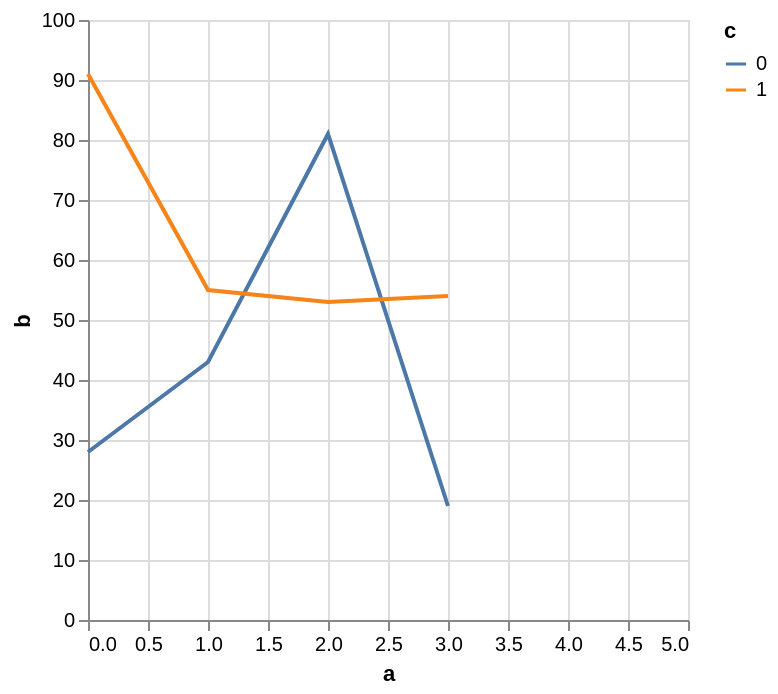

Vega-Lite specification stored for this chart:
### Vega specification from a JSON file in a GitHub repository (floating-point values rounded to 4 significant figures)
{"$schema": "https://vega.github.io/schema/vega/v5.json", "background": "white", "padding": 5, "width": 300, "height": 300, "style": "cell", "data": [{"name": "source_0", "values": [{"a": 0, "b": 28, "c": 0}, {"a": 0, "b": 91, "c": 1}, {"a": 1, "b": 43, "c": 0}, {"a": 1, "b": 55, "c": 1}, {"a": 2, "b": 81, "c": 0}, {"a": 2, "b": 53, "c": 1}, {"a": 3, "b": 19, "c": 0}]}, {"name": "data_0", "source": "source_0", "transform": [{"type": "formula", "expr": "toNumber(datum[\"a\"])", "as": "a"}, {"type": "impute", "field": "b", "key": "a", "method": "value", "groupby": ["c"], "value": null}, {"type": "window", "as": ["imputed_b_value"], "ops": ["mean"], "fields": ["b"], "frame": [-2, 2], "ignorePeers": false, "groupby": ["c"]}, {"type": "formula", "expr": "datum.b === null ? datum.imputed_b_value : datum.b", "as": "b"}]}], "marks": [{"name": "pathgroup", "type": "group", "from": {"facet": {"name": "faceted_path_main", "data": "data_0", "groupby": ["c"]}}, "encode": {"update": {"width": {"field": {"group": "width"}}, "height": {"field": {"group": "height"}}}}, "marks": [{"name": "marks", "type": "line", "style": ["line"], "sort": {"field": "x"}, "from": {"data": "faceted_path_main"}, "encode": {"update": {"stroke": {"scale": "color", "field": "c"}, "description": {"signal": "\"a: \" + (format(datum[\"a\"], \"\")) + \"; b: \" + (format(datum[\"b\"], \"\")) + \"; c: \" + (isValid(datum[\"c\"]) ? datum[\"c\"] : \"\"+datum[\"c\"])"}, "x": {"scale": "x", "field": "a"}, "y": {"scale": "y", "field": "b"}, "defined": {"signal": "isValid(datum[\"a\"]) && isFinite(+datum[\"a\"]) && isValid(datum[\"b\"]) && isFinite(+datum[\"b\"])"}}}}]}], "scales": [{"name": "x", "type": "linear", "domain": {"data": "data_0", "field": "a"}, "range": [0, {"signal": "width"}], "nice": 1, "zero": false}, {"name": "y", "type": "linear", "domain": {"data": "data_0", "field": "b"}, "range": [{"signal": "height"}, 0], "nice": true, "zero": true}, {"name": "color", "type": "ordinal", "domain": {"data": "data_0", "field": "c", "sort": true}, "range": "category"}], "axes": [{"scale": "x", "orient": "bottom", "gridScale": "y", "grid": true, "tickCount": {"signal": "ceil(width/40)"}, "domain": false, "labels": false, "aria": false, "maxExtent": 0, "minExtent": 0, "ticks": false, "zindex": 0}, {"scale": "y", "orient": "left", "gridScale": "x", "grid": true, "tickCount": {"signal": "ceil(height/40)"}, "domain": false, "labels": false, "aria": false, "maxExtent": 0, "minExtent": 0, "ticks": false, "zindex": 0}, {"scale": "x", "orient": "bottom", "grid": false, "title": "a", "labelFlush": true, "labelOverlap": true, "tickCount": {"signal": "ceil(width/40)"}, "zindex": 0}, {"scale": "y", "orient": "left", "grid": false, "title": "b", "labelOverlap": true, "tickCount": {"signal": "ceil(height/40)"}, "zindex": 0}], "legends": [{"stroke": "color", "symbolType": "stroke", "title": "c"}]}
